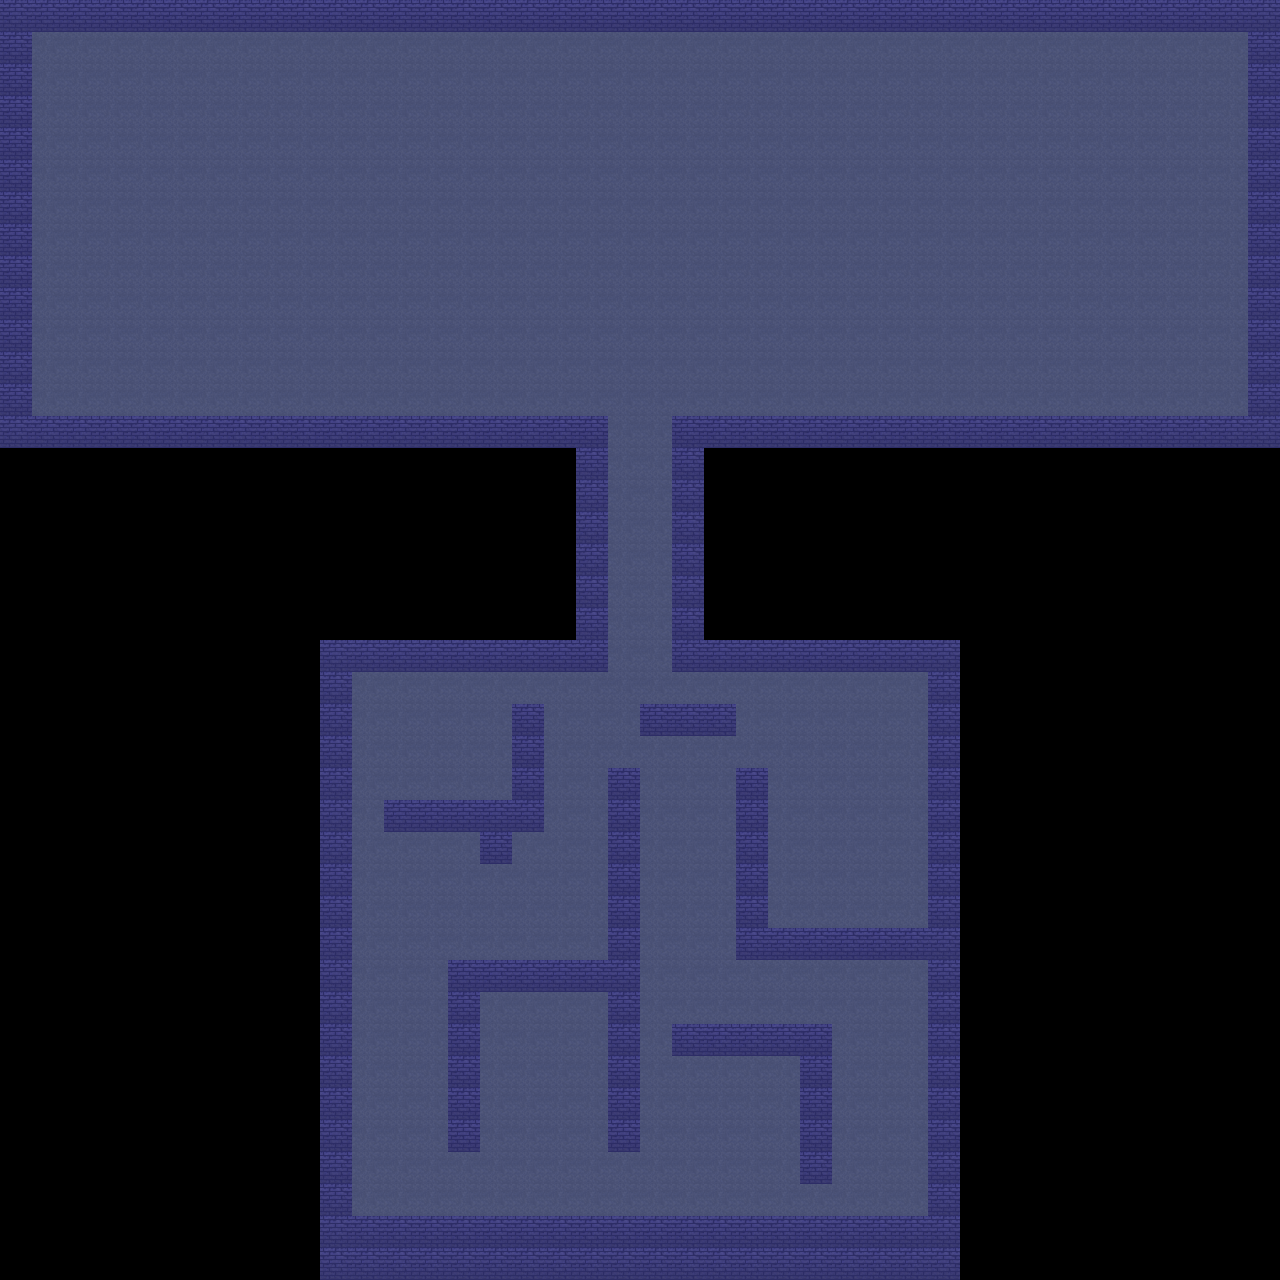

This game map was drawn from its Tiled (.tmx) file and the tilesets committed beside it. A one-line description and the full map source follow:
An orthogonal 40x40 tile map with 32x32 px tiles, 1 tile layer (Livello tile 1) and 29 objects (3x chest, player, enemy).

<map version="1.10" tiledversion="1.11.0" orientation="orthogonal" renderorder="right-down" width="40" height="40" tilewidth="32" tileheight="32" infinite="0" nextlayerid="3" nextobjectid="56">
 <tileset firstgid="1" source="sewer_tileset.tsx" />
 <layer id="1" name="Livello tile 1" width="40" height="40">
  <data encoding="csv">
8,8,8,8,8,8,8,8,8,8,8,8,8,8,8,8,8,8,8,8,8,8,8,8,8,8,8,8,8,8,8,8,8,8,8,8,8,8,8,8,
8,20,20,20,20,20,20,20,20,20,20,20,20,20,20,20,20,20,20,20,20,20,20,20,20,20,20,20,20,20,20,20,20,20,20,20,20,20,20,8,
8,20,20,20,20,20,20,20,20,20,20,20,20,20,20,20,20,20,20,20,20,20,20,20,20,20,20,20,20,20,20,20,20,20,20,20,20,20,20,8,
8,20,20,20,20,20,20,20,20,20,20,20,20,20,20,20,20,20,20,20,20,20,20,20,20,20,20,20,20,20,20,20,20,20,20,20,20,20,20,8,
8,20,20,20,20,20,20,20,20,20,20,20,20,20,20,20,20,20,20,20,20,20,20,20,20,20,20,20,20,20,20,20,20,20,20,20,20,20,20,8,
8,20,20,20,20,20,20,20,20,20,20,20,20,20,20,20,20,20,20,20,20,20,20,20,20,20,20,20,20,20,20,20,20,20,20,20,20,20,20,8,
8,20,20,20,20,20,20,20,20,20,20,20,20,20,20,20,20,20,20,20,20,20,20,20,20,20,20,20,20,20,20,20,20,20,20,20,20,20,20,8,
8,20,20,20,20,20,20,20,20,20,20,20,20,20,20,20,20,20,20,20,20,20,20,20,20,20,20,20,20,20,20,20,20,20,20,20,20,20,20,8,
8,20,20,20,20,20,20,20,20,20,20,20,20,20,20,20,20,20,20,20,20,20,20,20,20,20,20,20,20,20,20,20,20,20,20,20,20,20,20,8,
8,20,20,20,20,20,20,20,20,20,20,20,20,20,20,20,20,20,20,20,20,20,20,20,20,20,20,20,20,20,20,20,20,20,20,20,20,20,20,8,
8,20,20,20,20,20,20,20,20,20,20,20,20,20,20,20,20,20,20,20,20,20,20,20,20,20,20,20,20,20,20,20,20,20,20,20,20,20,20,8,
8,20,20,20,20,20,20,20,20,20,20,20,20,20,20,20,20,20,20,20,20,20,20,20,20,20,20,20,20,20,20,20,20,20,20,20,20,20,20,8,
8,20,20,20,20,20,20,20,20,20,20,20,20,20,20,20,20,20,20,20,20,20,20,20,20,20,20,20,20,20,20,20,20,20,20,20,20,20,20,8,
8,8,8,8,8,8,8,8,8,8,8,8,8,8,8,8,8,8,8,20,20,8,8,8,8,8,8,8,8,8,8,8,8,8,8,8,8,8,8,8,
0,0,0,0,0,0,0,0,0,0,0,0,0,0,0,0,0,0,8,20,20,8,0,0,0,0,0,0,0,0,0,0,0,0,0,0,0,0,0,0,
0,0,0,0,0,0,0,0,0,0,0,0,0,0,0,0,0,0,8,20,20,8,0,0,0,0,0,0,0,0,0,0,0,0,0,0,0,0,0,0,
0,0,0,0,0,0,0,0,0,0,0,0,0,0,0,0,0,0,8,20,20,8,0,0,0,0,0,0,0,0,0,0,0,0,0,0,0,0,0,0,
0,0,0,0,0,0,0,0,0,0,0,0,0,0,0,0,0,0,8,20,20,8,0,0,0,0,0,0,0,0,0,0,0,0,0,0,0,0,0,0,
0,0,0,0,0,0,0,0,0,0,0,0,0,0,0,0,0,0,8,20,20,8,0,0,0,0,0,0,0,0,0,0,0,0,0,0,0,0,0,0,
0,0,0,0,0,0,0,0,0,0,0,0,0,0,0,0,0,0,8,20,20,8,0,0,0,0,0,0,0,0,0,0,0,0,0,0,0,0,0,0,
0,0,0,0,0,0,0,0,0,0,8,8,8,8,8,8,8,8,8,20,20,8,8,8,8,8,8,8,8,8,0,0,0,0,0,0,0,0,0,0,
0,0,0,0,0,0,0,0,0,0,8,20,20,20,20,20,20,20,20,20,20,20,20,20,20,20,20,20,20,8,0,0,0,0,0,0,0,0,0,0,
0,0,0,0,0,0,0,0,0,0,8,20,20,20,20,20,8,20,20,20,8,8,8,20,20,20,20,20,20,8,0,0,0,0,0,0,0,0,0,0,
0,0,0,0,0,0,0,0,0,0,8,20,20,20,20,20,8,20,20,20,20,20,20,20,20,20,20,20,20,8,0,0,0,0,0,0,0,0,0,0,
0,0,0,0,0,0,0,0,0,0,8,20,20,20,20,20,8,20,20,8,20,20,20,8,20,20,20,20,20,8,0,0,0,0,0,0,0,0,0,0,
0,0,0,0,0,0,0,0,0,0,8,20,8,8,8,8,8,20,20,8,20,20,20,8,20,20,20,20,20,8,0,0,0,0,0,0,0,0,0,0,
0,0,0,0,0,0,0,0,0,0,8,20,20,20,20,8,20,20,20,8,20,20,20,8,20,20,20,20,20,8,0,0,0,0,0,0,0,0,0,0,
0,0,0,0,0,0,0,0,0,0,8,20,20,20,20,20,20,20,20,8,20,20,20,8,20,20,20,20,20,8,0,0,0,0,0,0,0,0,0,0,
0,0,0,0,0,0,0,0,0,0,8,20,20,20,20,20,20,20,20,8,20,20,20,8,20,20,20,20,20,8,0,0,0,0,0,0,0,0,0,0,
0,0,0,0,0,0,0,0,0,0,8,20,20,20,20,20,20,20,20,8,20,20,20,8,8,8,8,8,8,8,0,0,0,0,0,0,0,0,0,0,
0,0,0,0,0,0,0,0,0,0,8,20,20,20,8,8,8,8,8,8,20,20,20,20,20,20,20,20,20,8,0,0,0,0,0,0,0,0,0,0,
0,0,0,0,0,0,0,0,0,0,8,20,20,20,8,20,20,20,20,8,20,20,20,20,20,20,20,20,20,8,0,0,0,0,0,0,0,0,0,0,
0,0,0,0,0,0,0,0,0,0,8,20,20,20,8,20,20,20,20,8,20,8,8,8,8,8,20,20,20,8,0,0,0,0,0,0,0,0,0,0,
0,0,0,0,0,0,0,0,0,0,8,20,20,20,8,20,20,20,20,8,20,20,20,20,20,8,20,20,20,8,0,0,0,0,0,0,0,0,0,0,
0,0,0,0,0,0,0,0,0,0,8,20,20,20,8,20,20,20,20,8,20,20,20,20,20,8,20,20,20,8,0,0,0,0,0,0,0,0,0,0,
0,0,0,0,0,0,0,0,0,0,8,20,20,20,8,20,20,20,20,8,20,20,20,20,20,8,20,20,20,8,0,0,0,0,0,0,0,0,0,0,
0,0,0,0,0,0,0,0,0,0,8,20,20,20,20,20,20,20,20,20,20,20,20,20,20,8,20,20,20,8,0,0,0,0,0,0,0,0,0,0,
0,0,0,0,0,0,0,0,0,0,8,20,20,20,20,20,20,20,20,20,20,20,20,20,20,20,20,20,20,8,0,0,0,0,0,0,0,0,0,0,
0,0,0,0,0,0,0,0,0,0,8,8,8,8,8,8,8,8,8,8,8,8,8,8,8,8,8,8,8,8,0,0,0,0,0,0,0,0,0,0,
0,0,0,0,0,0,0,0,0,0,8,8,8,8,8,8,8,8,8,8,8,8,8,8,8,8,8,8,8,8,0,0,0,0,0,0,0,0,0,0
</data>
 </layer>
 <objectgroup id="2" name="entities">
  <object id="5" x="512" y="704">
   <polygon points="0,0 0,96 32,96 32,0" />
  </object>
  <object id="6" x="384" y="800">
   <polygon points="0,0 0,32 160,32 160,0" />
  </object>
  <object id="7" x="480" y="832">
   <polygon points="0,0 0,32 32,32 32,0" />
  </object>
  <object id="8" x="448" y="960">
   <polygon points="0,0 0,192 32,192 32,0" />
  </object>
  <object id="9" x="480" y="960">
   <polygon points="0,0 0,32 128,32 128,0" />
  </object>
  <object id="10" x="608" y="1152">
   <polygon points="0,0 32,0 32,-384 0,-384" />
  </object>
  <object id="11" x="640" y="704">
   <polygon points="0,0 0,32 96,32 96,0" />
  </object>
  <object id="14" x="736" y="768">
   <polygon points="0,0 0,192 32,192 32,0" />
  </object>
  <object id="15" x="768" y="960">
   <polygon points="0,0 160,0 160,-32 0,-32 0,0" />
  </object>
  <object id="17" x="672" y="1024">
   <polygon points="0,0 0,32 160,32 160,0" />
  </object>
  <object id="18" x="800" y="1056">
   <polygon points="0,0 0,128 32,128 32,0" />
  </object>
  <object id="19" x="320" y="1216">
   <polygon points="0,0 0,64 640,64 640,0" />
  </object>
  <object id="30" x="320" y="640">
   <polygon points="0,0 32,0 32,576 0,576" />
  </object>
  <object id="33" x="960" y="640">
   <polygon points="0,0 0,576 -32,576 -32,0" />
  </object>
  <object id="36" name="player" x="384" y="1152" width="25.6743" height="27.2557" />
  <object id="44" name="enemy" x="584.84" y="135.15" width="112.652" height="114.234" />
  <object id="38" name="chest" x="464.977" y="833.629" width="13.8137" height="15.3952" />
  <object id="40" name="chest" x="679.259" y="740.325" width="13.8137" height="15.3952" />
  <object id="39" name="chest" x="536.141" y="998.887" width="13.8137" height="15.3952" />
  <object id="45" x="352" y="672">
   <polygon points="0,0 0,-32 256,-32 256,0" />
  </object>
  <object id="46" x="672" y="640">
   <polygon points="0,0 0,32 256,32 256,0" />
  </object>
  <object id="47" x="672" y="416">
   <polygon points="0,0 0,224 32,224 32,0" />
  </object>
  <object id="48" x="704" y="416">
   <polygon points="0,0 0,32 576,32 576,0" />
  </object>
  <object id="49" x="1248" y="0">
   <polygon points="0,0 0,416 32,416 32,0" />
  </object>
  <object id="50" x="640" y="0">
   <polygon points="0,0 608,0 608,32 0,32" />
  </object>
  <object id="51" x="0" y="0">
   <polygon points="0,0 0,32 640,32 640,0" />
  </object>
  <object id="53" x="32" y="416">
   <polygon points="0,0 -32,0 -32,-384 0,-384" />
  </object>
  <object id="54" x="608" y="448">
   <polygon points="0,0 -608,0 -608,-32 0,-32" />
  </object>
  <object id="55" x="576" y="448">
   <polygon points="0,0 0,192 32,192 32,0" />
  </object>
 </objectgroup>
</map>